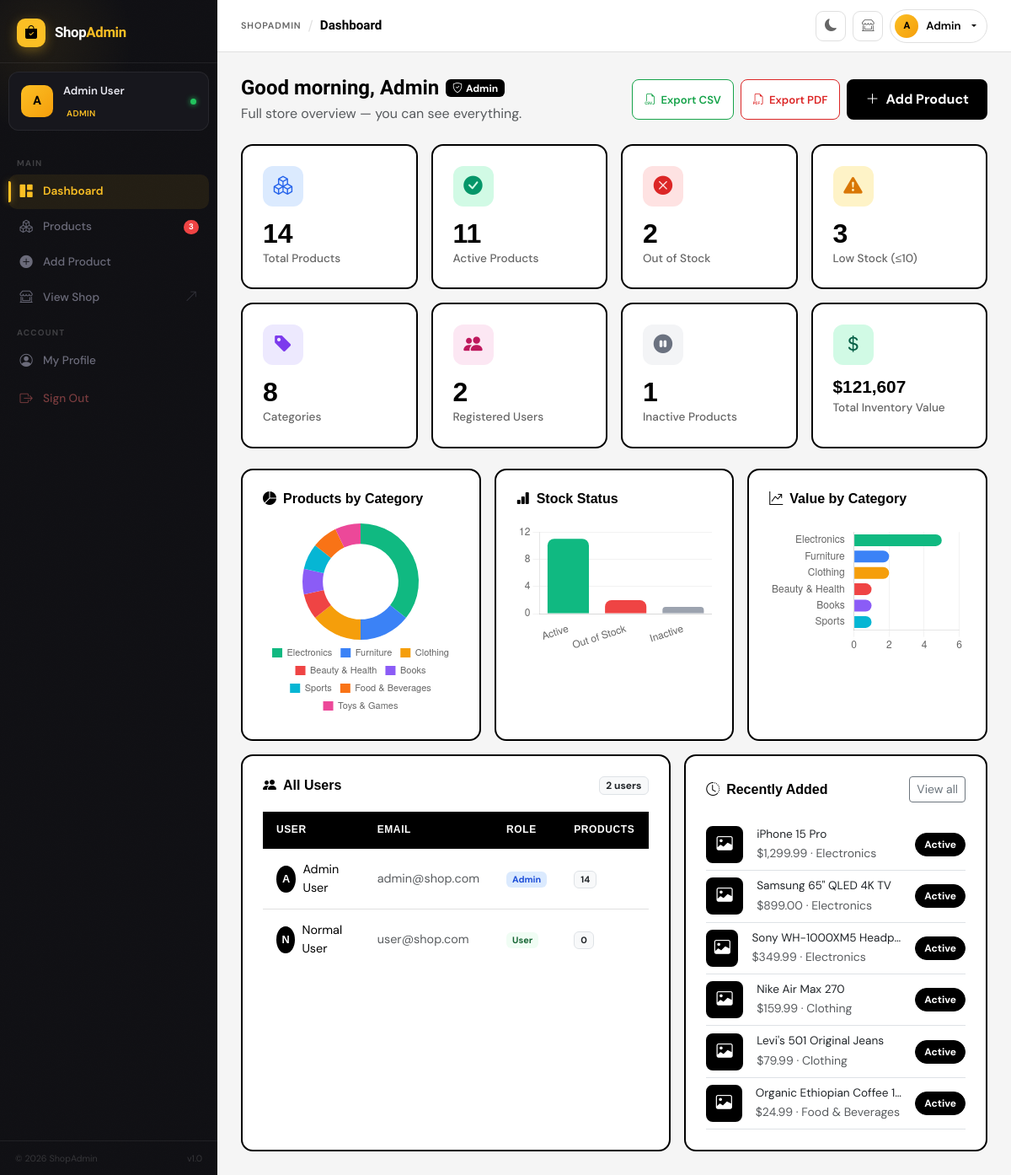
/dashboard.php (signed in), run on the app's committed database.
### tables this page shows
CREATE TABLE users (
    id INT AUTO_INCREMENT PRIMARY KEY,
    name VARCHAR(100) NOT NULL,
    email VARCHAR(150) UNIQUE NOT NULL,
    password VARCHAR(255) NOT NULL,
    role ENUM('admin','user') DEFAULT 'user',
    profile_picture VARCHAR(255) DEFAULT NULL,
    remember_token VARCHAR(255) DEFAULT NULL,
    created_at TIMESTAMP DEFAULT CURRENT_TIMESTAMP,
    updated_at TIMESTAMP DEFAULT CURRENT_TIMESTAMP ON UPDATE CURRENT_TIMESTAMP
);

CREATE TABLE products (
    id INT AUTO_INCREMENT PRIMARY KEY,
    name VARCHAR(200) NOT NULL,
    description TEXT,
    price DECIMAL(10,2) NOT NULL DEFAULT 0.00,
    stock INT NOT NULL DEFAULT 0,
    category_id INT DEFAULT NULL,
    status ENUM('active','inactive','out_of_stock') DEFAULT 'active',
    created_by INT DEFAULT NULL,
    created_at TIMESTAMP DEFAULT CURRENT_TIMESTAMP,
    updated_at TIMESTAMP DEFAULT CURRENT_TIMESTAMP ON UPDATE CURRENT_TIMESTAMP,
    FOREIGN KEY (category_id) REFERENCES categories(id) ON DELETE SET NULL,
    FOREIGN KEY (created_by) REFERENCES users(id) ON DELETE SET NULL
);

CREATE TABLE categories (
    id INT AUTO_INCREMENT PRIMARY KEY,
    name VARCHAR(100) NOT NULL,
    created_at TIMESTAMP DEFAULT CURRENT_TIMESTAMP
);

### classes/Database.php (called while the page is built)
<?php
class Database {
    private static $instance = null;
    private $pdo;
    private function __construct() {
        $dsn = "mysql:host=" . DB_HOST . ";dbname=" . DB_NAME . ";charset=utf8mb4";
        $options = [
            PDO::ATTR_ERRMODE            => PDO::ERRMODE_EXCEPTION,
            PDO::ATTR_DEFAULT_FETCH_MODE => PDO::FETCH_ASSOC,
            PDO::ATTR_EMULATE_PREPARES   => false,
        ];
        try {
            $this->pdo = new PDO($dsn, DB_USER, DB_PASS, $options);
        } catch (PDOException $e) {
            die(json_encode(['success' => false, 'message' => 'Database connection failed: ' . $e->getMessage()]));
        }
    }
    public static function getInstance(): self {
        if (self::$instance === null) {
            self::$instance = new self();
        }
        return self::$instance;
    }
    public function getConnection(): PDO {
        return $this->pdo;
    }
}

### classes/Auth.php (called while the page is built, shortened)
<?php
class Auth {
    public function isAdmin(): bool {
        return isset($_SESSION['user_role']) && $_SESSION['user_role'] === 'admin';
    }
}

### classes/Product.php (called while the page is built, shortened)
<?php
class Product {
    private PDO $db;
    public function __construct() {
        $this->db = Database::getInstance()->getConnection();
    }
    public function getStats(): array {
        $db = $this->db;
        return [
            'total'       => (int)$db->query("SELECT COUNT(*) FROM products")->fetchColumn(),
            'active'      => (int)$db->query("SELECT COUNT(*) FROM products WHERE status='active'")->fetchColumn(),
            'out_of_stock'=> (int)$db->query("SELECT COUNT(*) FROM products WHERE status='out_of_stock' OR stock=0")->fetchColumn(),
            'total_value' => (float)($db->query("SELECT COALESCE(SUM(price * stock),0) FROM products")->fetchColumn()),
            'categories'  => (int)$db->query("SELECT COUNT(*) FROM categories")->fetchColumn(),
            'low_stock'   => (int)$db->query("SELECT COUNT(*) FROM products WHERE stock > 0 AND stock <= 10")->fetchColumn(),
            'total_users' => (int)$db->query("SELECT COUNT(*) FROM users")->fetchColumn(),
            'inactive'    => (int)$db->query("SELECT COUNT(*) FROM products WHERE status='inactive'")->fetchColumn(),
        ];
    }
    public function getAllUsers(): array {
        return $this->db->query(
            "SELECT u.id, u.name, u.email, u.role, u.created_at,
             COUNT(p.id) as product_count
             FROM users u LEFT JOIN products p ON u.id = p.created_by
             GROUP BY u.id ORDER BY u.created_at DESC"
        )->fetchAll();
    }
    public function getByCategory(): array {
        return $this->db->query(
            "SELECT c.name, COUNT(p.id) as count FROM categories c
             LEFT JOIN products p ON c.id = p.category_id GROUP BY c.id, c.name ORDER BY count DESC"
        )->fetchAll();
    }
    public function getRecentProducts(int $limit = 5): array {
        $stmt = $this->db->prepare(
            "SELECT p.*, c.name as category_name,
             (SELECT image_path FROM product_images WHERE product_id = p.id LIMIT 1) as thumbnail
             FROM products p LEFT JOIN categories c ON p.category_id = c.id
             ORDER BY p.created_at DESC LIMIT ?"
        );
        $stmt->execute([$limit]);
        return $stmt->fetchAll();
    }
}

### dashboard.php (the view, shortened to what this page needs)
<?php
require_once 'classes/Database.php';
require_once 'classes/Auth.php';
require_once 'classes/Product.php';
$auth    = new Auth();
$auth->requireLogin();
$product  = new Product();
$isAdmin  = $auth->isAdmin();
$userId   = (int)$_SESSION['user_id'];
$greeting = date('H') < 12 ? 'morning' : (date('H') < 18 ? 'afternoon' : 'evening');
$firstName = htmlspecialchars(explode(' ', $_SESSION['user_name'])[0]);
if ($isAdmin) {
    $stats  = $product->getStats();
    $recent = $product->getRecentProducts(6);
    $byCat  = $product->getByCategory();
    $users  = $product->getAllUsers();
} else {
    $stats  = $product->getUserStats($userId);
    $recent = $product->getRecentProducts(5);
    $byCat  = $product->getByCategoryForUser($userId);
}
include 'includes/header.php';
?>
<?php if ($isAdmin): ?>
<div class="d-flex align-items-center justify-content-between mb-4 flex-wrap gap-2">
    <div>
        <div class="d-flex align-items-center gap-2 mb-1">
            <h4 class="mb-0">Good <?= $greeting ?>, <?= $firstName ?> </h4>
            <span class="badge bg-accent text-white"><i class="bi bi-shield-check me-1"></i>Admin</span>
        </div>
        <p class="text-muted mb-0">Full store overview — you can see everything.</p>
    </div>
    <div class="d-flex gap-2 flex-wrap">
        <button onclick="exportCSV()" class="export-btn csv"><i class="bi bi-filetype-csv"></i> Export CSV</button>
        <button onclick="exportPDF()" class="export-btn pdf"><i class="bi bi-filetype-pdf"></i> Export PDF</button>
        <a href="add_product.php" class="btn btn-accent"><i class="bi bi-plus-lg me-2"></i>Add Product</a>
    </div>
</div>
<div class="row g-3 mb-4">
    <div class="col-6 col-sm-4 col-xl-3">
        <div class="stat-card">
            <div class="stat-icon" style="background:#dbeafe;color:#2563eb"><i class="bi bi-boxes"></i></div>
            <div class="stat-value"><?= $stats['total'] ?></div>
            <div class="stat-label">Total Products</div>
        </div>
    </div>
    <div class="col-6 col-sm-4 col-xl-3">
        <div class="stat-card">
            <div class="stat-icon" style="background:#d1fae5;color:#059669"><i class="bi bi-check-circle-fill"></i></div>
            <div class="stat-value"><?= $stats['active'] ?></div>
            <div class="stat-label">Active Products</div>
        </div>
    </div>
    <div class="col-6 col-sm-4 col-xl-3">
        <div class="stat-card">
            <div class="stat-icon" style="background:#fee2e2;color:#dc2626"><i class="bi bi-x-circle-fill"></i></div>
            <div class="stat-value"><?= $stats['out_of_stock'] ?></div>
            <div class="stat-label">Out of Stock</div>
        </div>
    </div>
    <div class="col-6 col-sm-4 col-xl-3">
        <div class="stat-card">
            <div class="stat-icon" style="background:#fef3c7;color:#d97706"><i class="bi bi-exclamation-triangle-fill"></i></div>
            <div class="stat-value"><?= $stats['low_stock'] ?></div>
            <div class="stat-label">Low Stock (&le;10)</div>
        </div>
    </div>
    <div class="col-6 col-sm-4 col-xl-3">
        <div class="stat-card">
            <div class="stat-icon" style="background:#ede9fe;color:#7c3aed"><i class="bi bi-tag-fill"></i></div>
            <div class="stat-value"><?= $stats['categories'] ?></div>
            <div class="stat-label">Categories</div>
        </div>
    </div>
    <div class="col-6 col-sm-4 col-xl-3">
        <div class="stat-card">
            <div class="stat-icon" style="background:#fce7f3;color:#be185d"><i class="bi bi-people-fill"></i></div>
            <div class="stat-value"><?= $stats['total_users'] ?></div>
            <div class="stat-label">Registered Users</div>
        </div>
    </div>
    <div class="col-6 col-sm-4 col-xl-3">
        <div class="stat-card">
            <div class="stat-icon" style="background:#f3f4f6;color:#6b7280"><i class="bi bi-pause-circle-fill"></i></div>
            <div class="stat-value"><?= $stats['inactive'] ?></div>
            <div class="stat-label">Inactive Products</div>
        </div>
    </div>
    <div class="col-6 col-sm-4 col-xl-3">
        <div class="stat-card">
            <div class="stat-icon" style="background:#d1fae5;color:#065f46"><i class="bi bi-currency-dollar"></i></div>
            <div class="stat-value" style="font-size:1.3rem">$<?= number_format($stats['total_value'], 0) ?></div>
            <div class="stat-label">Total Inventory Value</div>
        </div>
    </div>
</div>
<div class="row g-3 mb-3">
    <div class="col-lg-4">
        <div class="app-card h-100">
            <div class="app-card-header">
                <h6><i class="bi bi-pie-chart-fill text-accent me-2"></i>Products by Category</h6>
            </div>
            <canvas id="categoryChart" height="200"></canvas>
        </div>
    </div>
    <div class="col-lg-4">
        <div class="app-card h-100">
            <div class="app-card-header">
                <h6><i class="bi bi-bar-chart-fill text-accent me-2"></i>Stock Status</h6>
            </div>
            <canvas id="statusChart" height="200"></canvas>
        </div>
    </div>
    <div class="col-lg-4">
        <div class="app-card h-100">
            <div class="app-card-header">
                <h6><i class="bi bi-graph-up-arrow text-accent me-2"></i>Value by Category</h6>
            </div>
            <canvas id="valueChart" height="200"></canvas>
        </div>
    </div>
</div>
<div class="row g-3">
    <div class="col-lg-7">
        <div class="app-card h-100">
            <div class="app-card-header">
                <h6><i class="bi bi-people-fill text-accent me-2"></i>All Users</h6>
                <span class="badge bg-light text-dark border"><?= count($users) ?> users</span>
            </div>
            <div class="table-responsive">
                <table class="product-table">
                    <thead>
                        <tr>
                            <th>User</th>
                            <th>Email</th>
                            <th>Role</th>
                            <th>Products</th>
                        </tr>
                    </thead>
                    <tbody>
                        <?php foreach ($users as $u): ?>
                        <tr>
                            <td>
                                <div class="d-flex align-items-center gap-2">
                                    <div class="avatar-mini"><?= strtoupper(substr($u['name'],0,1)) ?></div>
                                    <span class="fw-600"><?= htmlspecialchars($u['name']) ?></span>
                                </div>
                            </td>
                            <td class="text-muted"><?= htmlspecialchars($u['email']) ?></td>
                            <td>
                                <span class="badge <?= $u['role']==='admin' ? 'role-admin' : 'role-user' ?>">
                                    <?= ucfirst($u['role']) ?>
                                </span>
                            </td>
                            <td>
                                <span class="badge bg-light text-dark border"><?= $u['product_count'] ?></span>
                            </td>
                        </tr>
                        <?php endforeach; ?>
                    </tbody>
                </table>
            </div>
        </div>
    </div>
    <div class="col-lg-5">
        <div class="app-card h-100">
            <div class="app-card-header">
                <h6><i class="bi bi-clock-history text-accent me-2"></i>Recently Added</h6>
                <a href="products.php" class="btn btn-sm btn-outline-secondary">View all</a>
            </div>
            <div class="list-group list-group-flush">
                <?php foreach ($recent as $p): ?>
                <a href="view_product.php?id=<?= $p['id'] ?>" class="list-group-item list-group-item-action d-flex align-items-center gap-3 py-2 px-0 border-0 border-bottom">
                    <?php if ($p['thumbnail']): ?>
                        <img src="uploads/<?= htmlspecialchars($p['thumbnail']) ?>" class="product-thumb">
                    <?php else: ?>
                        <div class="product-thumb-placeholder"><i class="bi bi-image"></i></div>
                    <?php endif; ?>
                    <div class="flex-grow-1 overflow-hidden">
                        <div class="fw-600 text-truncate" style="font-size:.85rem"><?= htmlspecialchars($p['name']) ?></div>
                        <small class="text-muted">$<?= number_format($p['price'], 2) ?> · <?= htmlspecialchars($p['category_name'] ?? '—') ?></small>
                    </div>
                    <span class="badge-status badge-<?= $p['status'] ?>"><?= ucfirst(str_replace('_',' ',$p['status'])) ?></span>
                </a>
                <?php endforeach; ?>
            </div>
        </div>
    </div>
</div>
<?php endif; ?>
<?php include 'includes/footer.php'; ?>
<script>
const colors = ['#10b981','#3b82f6','#f59e0b','#ef4444','#8b5cf6','#06b6d4','#f97316','#ec4899'];
const catData = <?= json_encode($byCat) ?>;
<?php if ($isAdmin): ?>
// ── Admin Charts ──────────────────────────
new Chart(document.getElementById('categoryChart'), {
    type: 'doughnut',
    data: {
        labels: catData.map(c => c.name),
        datasets: [{ data: catData.map(c => parseInt(c.count)), backgroundColor: colors, borderWidth: 0, hoverOffset: 6 }]
    },
    options: {
        plugins: { legend: { position: 'bottom', labels: { font: { size: 11 }, boxWidth: 12 } } },
        cutout: '65%'
    }
});
new Chart(document.getElementById('statusChart'), {
    type: 'bar',
    data: {
        labels: ['Active', 'Out of Stock', 'Inactive'],
        datasets: [{
            data: [<?= $stats['active'] ?>, <?= $stats['out_of_stock'] ?>, <?= $stats['inactive'] ?>],
            backgroundColor: ['#10b981','#ef4444','#9ca3af'],
            borderRadius: 8, borderWidth: 0
        }]
    },
    options: {
        plugins: { legend: { display: false } },
        scales: {
            y: { beginAtZero: true, grid: { color: 'rgba(0,0,0,0.05)' }, ticks: { precision: 0 } },
            x: { grid: { display: false } }
        }
    }
});
// Value by top categories
new Chart(document.getElementById('valueChart'), {
    type: 'bar',
    data: {
        labels: catData.slice(0,6).map(c => c.name),
        datasets: [{
            label: 'Products',
            data: catData.slice(0,6).map(c => parseInt(c.count)),
            backgroundColor: colors.slice(0,6),
            borderRadius: 8, borderWidth: 0
        }]
    },
    options: {
        indexAxis: 'y',
        plugins: { legend: { display: false } },
        scales: {
            x: { beginAtZero: true, ticks: { precision: 0 }, grid: { color: 'rgba(0,0,0,0.05)' } },
            y: { grid: { display: false } }
        }
    }
});
<?php else: ?>
// ── User Charts ───────────────────────────
if (catData.length > 0) {
    new Chart(document.getElementById('categoryChart'), {
        type: 'doughnut',
        data: {
            labels: catData.map(c => c.name),
            datasets: [{ data: catData.map(c => parseInt(c.count)), backgroundColor: colors, borderWidth: 0, hoverOffset: 6 }]
        },
        options: {
            plugins: { legend: { position: 'bottom', labels: { font: { size: 11 }, boxWidth: 12 } } },
            cutout: '60%'
        }
    });
}
new Chart(document.getElementById('statusChart'), {
    type: 'doughnut',
    data: {
        labels: ['Active', 'Out of Stock', 'Low Stock'],
        datasets: [{
            data: [<?= $stats['active'] ?>, <?= $stats['out_of_stock'] ?>, <?= $stats['low_stock'] ?>],
            backgroundColor: ['#10b981','#ef4444','#f59e0b'],
            borderWidth: 0, hoverOffset: 6
        }]
    },
    options: {
        plugins: { legend: { position: 'bottom', labels: { font: { size: 11 }, boxWidth: 12 } } },
        cutout: '60%'
    }
});
<?php endif; ?>
</script>

### data on the page
users: name "A", name "Admin User", email "admin@shop.com", role "Admin", product_count "14"
users: name "N", name "Normal User", email "user@shop.com", role "User", product_count "0"
products: name "iPhone 15 Pro", price "1,299.99", category.name "Electronics", status "Active"
products: name "Samsung 65\" QLED 4K TV", price "899.00", category.name "Electronics", status "Active"
products: name "Sony WH-1000XM5 Headp…", price "349.99", category.name "Electronics", status "Active"
products: name "Nike Air Max 270", price "159.99", category.name "Clothing", status "Active"
products: name "Levi's 501 Original Jeans", price "79.99", category.name "Clothing", status "Active"
products: name "Organic Ethiopian Coffee 1…", price "24.99", category.name "Food & Beverages", status "Active"

### other printed values
substr($userName,0,1) "A"
$userName "Admin User"
$userRole "ADMIN"
$_lowStock "3"
$pageTitle "Dashboard"
explode(' ',$userName)[0] "Admin"
$firstName "Admin"
$stats['total'] "14"
$stats['active'] "11"
$stats['out_of_stock'] "2"
$stats['low_stock'] "3"
$stats['categories'] "8"
$stats['total_users'] "2"
$stats['inactive'] "1"
$stats['total_value'] "121,607"
